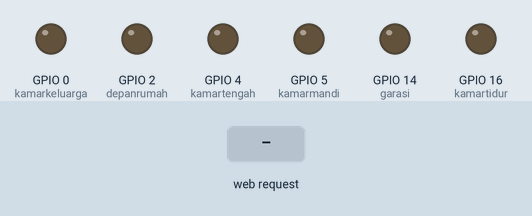
The sketch below on a simulated ESP8266 (NodeMCU). Shown: output pins drawn as LEDs (lit = HIGH). The test bench sets the inputs (shaded band). WiFi joins after 1.5 s; servers stay silent unless stated; what the sketch prints to the serial monitor is not drawn.

Above: at 2.7 s.
2.8 s: HTTP request GET /LED=ON_kamarmandi received
At 3.2 s:
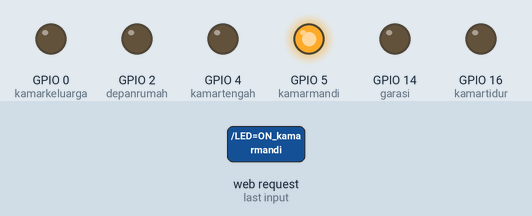
4.3 s: HTTP request GET /LED=ON_kamartidur received
At 5.5 s:
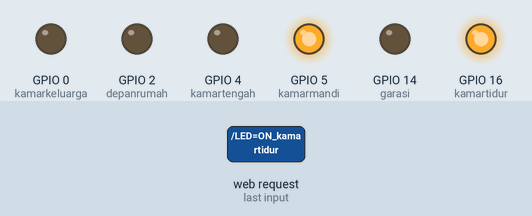
5.8 s: HTTP request GET /LED=OFF_kamarmandi received
At 6.6 s:
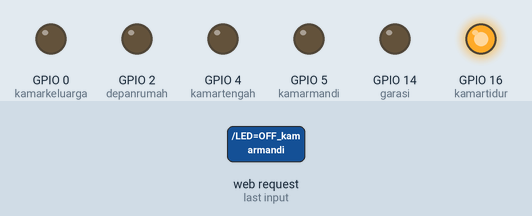
7.3 s: HTTP request GET /LED=ON_kamartengah received
At 7.8 s:
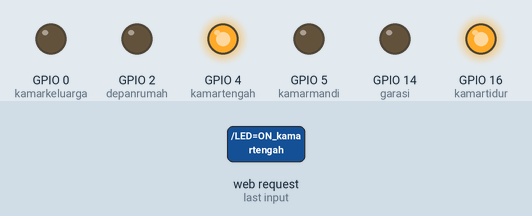
8.8 s: HTTP request GET /LED=OFF_kamartidur received
At 10.0 s:
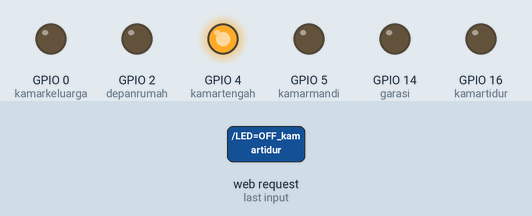
10.3 s: HTTP request GET /LED=ON_kamarkeluarga received
At 11.3 s:
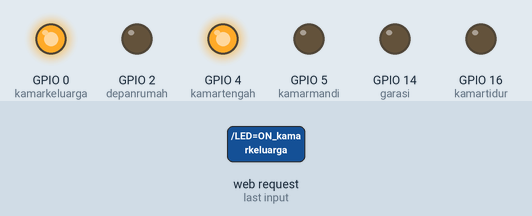
Timing chart, 0 to 12.8 s (numbered marks = the images above; inputs shaded):
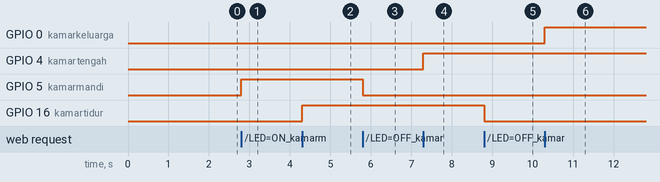

The sketch:

IoTPamtkla.ino
```cpp
/*
 * Program Ini didedikasikan Untuk Pembelajaran
 *
 * Didesain Oleh
 *
 * Rizka Reza Pahlevi
 */

#include <ESP8266WiFi.h>

const char* ssid = "Osiloscop";
const char* password = "janganmakane201";

int kamartidur = 16;
int kamarmandi = 5;
int kamartengah = 4;
int kamarkeluarga = 0;
int depanrumah = 2;
int garasi = 14;

int valuekamarmandi = LOW;
int valuekamartidur = LOW;
int valuekamartengah = LOW;
int valuekamarkeluarga = LOW;
int valuedepanrumah = LOW;
int valuegarasi = LOW;

WiFiServer server(80);


void setup() {
  Serial.begin(9600);
  delay(10);
  pinMode(kamartidur,OUTPUT);
  pinMode(kamarmandi,OUTPUT);
  pinMode(kamartengah,OUTPUT);
  pinMode(kamarkeluarga,OUTPUT);
  pinMode(depanrumah,OUTPUT);
  pinMode(garasi,OUTPUT);

  Serial.println();
  Serial.println("Menghubungkan menuju : ");
  Serial.print(ssid);

  WiFi.begin(ssid,password);

  while(WiFi.status() != WL_CONNECTED){
    delay(500);
    Serial.print("*");
  }
  Serial.println("");
  Serial.println("Terhubung Jaringan");

  server.begin();
  Serial.println("Memulai Server");

  Serial.println("Gunakan Alamat ini untuk mengkontrol : http://");
  Serial.print(WiFi.localIP());
  Serial.print("/");

}

void loop() {
  WiFiClient client = server.available();
  if (!client) {
    return;
  }

  // Wait until the client sends some data
  Serial.println("Klient Baru");
  while(!client.available()){
    delay(1);
  }

  // Read the first line of the request
  String request = client.readStringUntil('\r');
  Serial.println(request);
  client.flush();

  if (request.indexOf("/LED=ON_kamarmandi") != -1)  {
    digitalWrite(kamarmandi, HIGH);
    valuekamarmandi = HIGH;
  }
  if (request.indexOf("/LED=OFF_kamarmandi") != -1)  {
    digitalWrite(kamarmandi, LOW);
    valuekamarmandi = LOW;
  }

    if (request.indexOf("/LED=ON_kamartidur") != -1)  {
    digitalWrite(kamartidur, HIGH);
    valuekamartidur = HIGH;
  }
  if (request.indexOf("/LED=OFF_kamartidur") != -1)  {
    digitalWrite(kamartidur, LOW);
    valuekamartidur = LOW;
  }

    if (request.indexOf("/LED=ON_kamartengah") != -1)  {
    digitalWrite(kamartengah, HIGH);
    valuekamartengah = HIGH;
  }
  if (request.indexOf("/LED=OFF_kamartengah") != -1)  {
    digitalWrite(kamartengah, LOW);
    valuekamartengah = LOW;
  }

    if (request.indexOf("/LED=ON_kamarkeluarga") != -1)  {
    digitalWrite(kamarkeluarga, HIGH);
    valuekamarkeluarga = HIGH;
  }
  if (request.indexOf("/LED=OFF_kamarkeluarga") != -1)  {
    digitalWrite(kamarkeluarga, LOW);
    valuekamarkeluarga = LOW;
  }

    if (request.indexOf("/LED=ON_depanrumah") != -1)  {
    digitalWrite(depanrumah, HIGH);
    valuedepanrumah = HIGH;
  }
  if (request.indexOf("/LED=OFF_depanrumah") != -1)  {
    digitalWrite(depanrumah, LOW);
    valuedepanrumah = LOW;
  }

    if (request.indexOf("/LED=ON_garasi") != -1)  {
    digitalWrite(garasi, HIGH);
    valuegarasi = HIGH;
  }
  if (request.indexOf("/LED=OFF_garasi") != -1)  {
    digitalWrite(garasi, LOW);
    valuegarasi = LOW;
  }


// Set ledPin according to the request
//digitalWrite(ledPin, value);

  // Return the response
  client.println("HTTP/1.1 200 OK");
  client.println("Content-Type: text/html");
  client.println(""); //  do not forget this one
  client.println("<!DOCTYPE HTML>");
  client.println("<html>");

  client.print("Status Lampu Kamar Tidur : ");

  if(valuekamartidur == HIGH) {
    client.print("On");
  } else {
    client.print("Off");
  }

  client.println("<br><br>");
  client.println("Status Lampu Kamar Mandi : ");
  if(valuekamarmandi == HIGH) {
    client.print("On");
  } else if(valuekamarmandi == LOW)  {
    client.print("Off");
  }

  client.println("<br><br>");
  client.println("Status Lampu Kamar Tengah : ");
  if(valuekamartengah == HIGH) {
    client.print("On");
  } else if(valuekamartengah == LOW) {
    client.print("Off");
  }

  client.println("<br><br>");
  client.println("Status Lampu Kamar Keluarga : ");
  if(valuekamarkeluarga == HIGH) {
    client.print("On");
  } else if(valuekamarkeluarga == LOW) {
    client.print("Off");
  }

  client.println("<br><br>");
  client.println("Status Lampu Depan Rumah : ");
  if(valuedepanrumah == HIGH) {
    client.print("On");
  } else if(valuedepanrumah == LOW) {
    client.print("Off");
  }

  client.println("<br><br>");
  client.println("Status Lampu Garasi : ");
  if(valuegarasi == HIGH) {
    client.print("On");
  } else if(valuegarasi == LOW) {
    client.print("Off");
  }

  client.println("<br><br>");
  client.println("<a href=\"/LED=ON_kamarmandi\"\"><button> Lampu Kamar Mandi On </button></a>");
  client.println("<a href=\"/LED=OFF_kamarmandi\"\"><button> Lampu Kamar Mandi off </button></a><br />");
  client.println("<br><br>");
  client.println("<a href=\"/LED=ON_kamartidur\"\"><button> Lampu Kamar Tidur On </button></a>");
  client.println("<a href=\"/LED=OFF_kamartidur\"\"><button> Lampu Kamar Tidur off </button></a><br />");
  client.println("<br><br>");
  client.println("<a href=\"/LED=ON_kamartengah\"\"><button> Lampu Kamar Tengah On </button></a>");
  client.println("<a href=\"/LED=OFF_kamartengah\"\"><button> Lampu Kamar Tengah off </button></a><br />");
  client.println("<br><br>");
  client.println("<a href=\"/LED=ON_kamarkeluarga\"\"><button> Lampu Kamar Keluarga On </button></a>");
  client.println("<a href=\"/LED=OFF_kamarkeluarga\"\"><button> Lampu Kamar Keluarga off </button></a><br />");
  client.println("<br><br>");
  client.println("<a href=\"/LED=ON_depanrumah\"\"><button> Lampu Depan On </button></a>");
  client.println("<a href=\"/LED=OFF_depanrumah\"\"><button> Lampu Depan off </button></a><br />");
  client.println("<br><br>");
  client.println("<a href=\"/LED=ON_garasi\"\"><button> Lampu garasi On </button></a>");
  client.println("<a href=\"/LED=OFF_garasi\"\"><button> Lampu garasi off </button></a><br />");
  client.println("</html>");

  delay(1);
  Serial.println("Client disonnected");
  Serial.println("");

}
```

Measured:
- after the input at 2.8 s, GPIO 5 (kamarmandi): LOW → HIGH at once
- after the input at 4.3 s, GPIO 16 (kamartidur): LOW → HIGH at once
- after the input at 5.8 s, GPIO 5 (kamarmandi): HIGH → LOW at once
- after the input at 7.3 s, GPIO 4 (kamartengah): LOW → HIGH at once
- after the input at 8.8 s, GPIO 16 (kamartidur): HIGH → LOW at once
- after the input at 10.3 s, GPIO 0 (kamarkeluarga): LOW → HIGH at once
